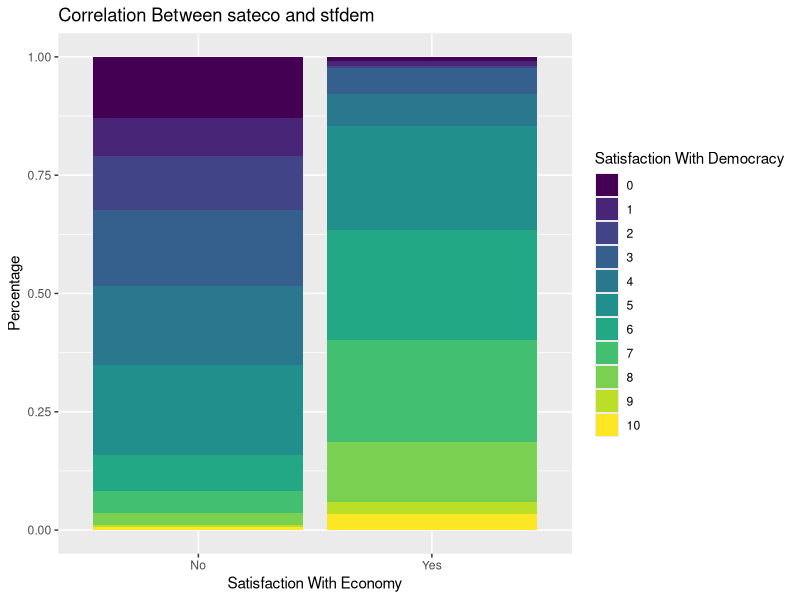
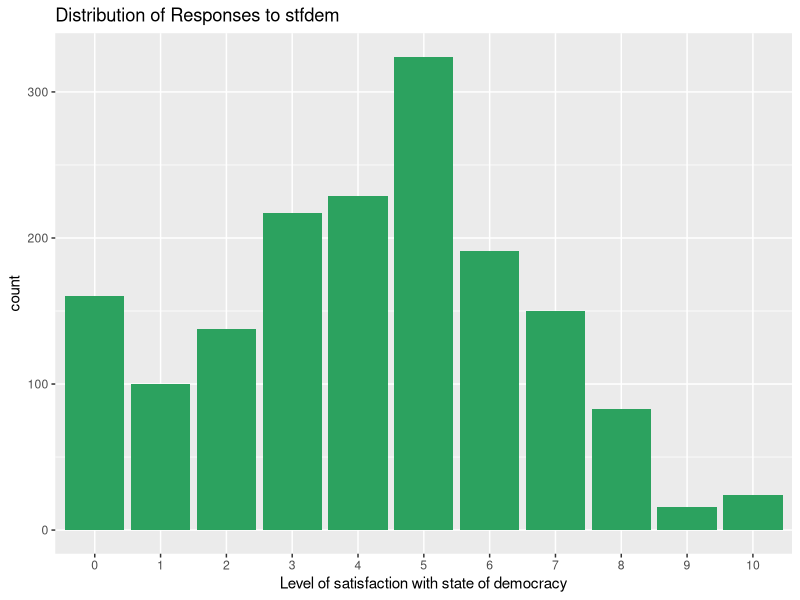
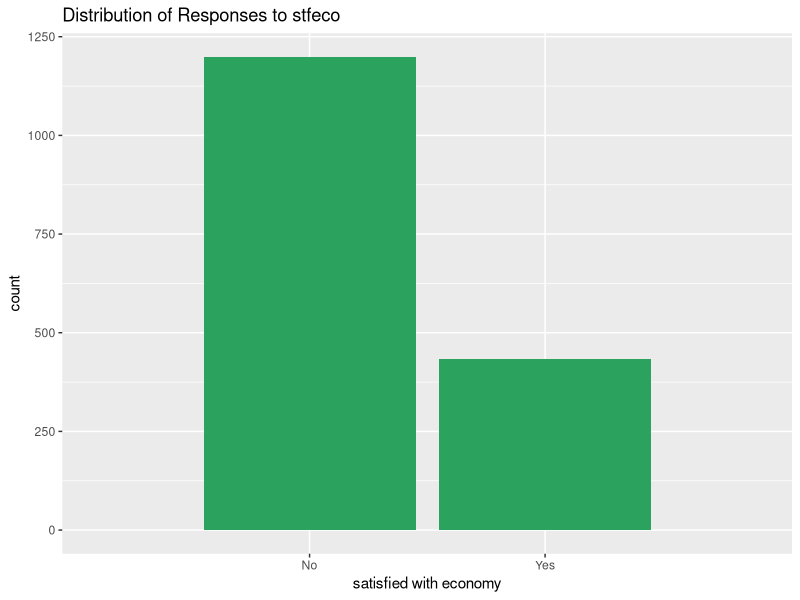

Write the R code that produced these figures, in order.
library(tidyverse)
library(desc)
library(survey)
library(ggplot2)
library(foreign)
library(viridis)

# load data
init <- read.csv("ESS1-9e01_1.csv")

# create binary satdem, recode NAs, select only columns of interest, create satdem which is a binary
mydata <- init %>% 
  mutate(
    satecon = ifelse(stfeco > 5 & stfeco <11, 1, ifelse(stfeco == 5 | stfeco > 10, NA, 0)),
    stfdem = factor(ifelse(stfdem>10, NA, stfdem)),
    stfeco = factor(ifelse(stfeco>10, NA, stfeco)),
    hinctnta = factor(ifelse(hinctnta >10, NA, hinctnta)),
    hincfel = factor(ifelse(hincfel > 4, NA, hincfel))
  ) %>% 
  filter(ctzcntr==1 & !is.na(stfdem) & !is.na(satecon)) %>% 
  select(anweight, idno, stfeco, stfdem, hinctnta, hincfel, satecon)


# create design and weight appropriately (as guided by ESS documentation)
weights <- read.dta("ESS8SDDFe01_1.dta")
weights <- weights %>% filter(cntry == "RU")
weights.all <- left_join(mydata, weights, by = "idno")
rm("init")
design <- svydesign(ids = ~psu, strata = ~stratum, weights = ~anweight, data = weights.all)
rm("weights.all")

# create model and get information from it
model.weighted <- svyglm(satecon~stfdem+hinctnta+hincfel, design=design)
summary(model.weighted)


# get r^2 because it's not available in survey package

svyvar(~satecon, design)
r.squared <- 1 - 0.1288195 / 0.18963
adj.r.squared <- 1 - (1 - r.squared) * ((2430 - 1)/(2430-3-1))


# plotting important ones

mydata %>% 
  ggplot(aes(x=factor(satecon), fill=factor(stfdem)))+
  geom_bar(position="fill") +
  scale_fill_viridis(discrete=TRUE)+
  labs(
    title= "Correlation Between sateco and stfdem",
    x = "Satisfaction With Economy",
    y = "Percentage",
    fill = "Satisfaction With Democracy"
  )+
  scale_x_discrete( 
    limits = c(factor(0) , factor(1)),
    labels = c("No", "Yes"))

mydata %>% 
  ggplot(aes(x=stfdem))+
  geom_bar(fill = "#2ca25f")+
  labs(
    title = "Distribution of Responses to stfdem",
    x = "Level of satisfaction with state of democracy"
  )

mydata %>% 
  ggplot(aes(x=satecon))+
  geom_bar(fill = "#2ca25f")+
  labs(
    title = "Distribution of Responses to stfeco",
    x="satisfied with economy")+
  scale_x_discrete( 
    limits = c(0 , 1),
    labels = c("No", "Yes"))
